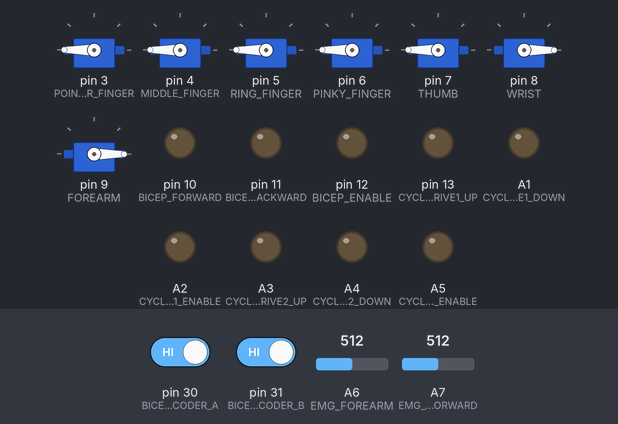
The sketch below on a simulated Arduino Mega 2560, built with avr-gcc and run on an emulated ATmega2560. Shown: 7 × servo, output pins drawn as LEDs (lit = HIGH). The inputs (shaded band) are chosen by the test bench; at power-on: A6 (EMG_FOREARM) = 512, pin 30 (BICEP_ENCODER_A) HIGH, pin 31 (BICEP_ENCODER_B) HIGH, A7 (EMG_BICEP_FORWARD) = 512.

Above: at 1.2 s.
1.3 s: A6 (EMG_FOREARM) set to 106
2.8 s: A6 (EMG_FOREARM) set to 91
At 4.2 s:
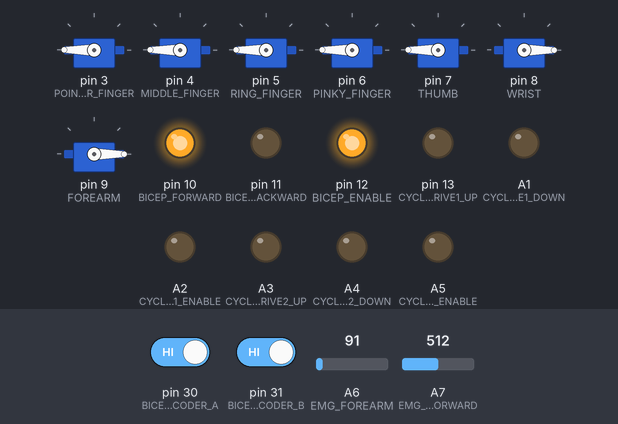
Timing chart, 0 to 5.8 s (numbered marks = the images above; inputs shaded):
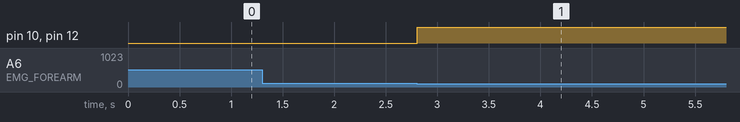

The sketch:

ProstheticArmCode.ino
```cpp
#include <Servo.h>

Servo POINTER_FINGER;
Servo MIDDLE_FINGER;
Servo RING_FINGER;
Servo PINKY_FINGER;
Servo THUMB;
Servo WRIST;
Servo FOREARM;
#define BICEP_FORWARD 10
#define BICEP_BACKWARD 11
#define BICEP_ENABLE 12
#define CYCLOID_DRIVE1_UP 13
#define CYCLOID_DRIVE1_DOWN A1
#define CYCLOID_DRIVE1_ENABLE A2
#define CYCLOID_DRIVE2_UP A3
#define CYCLOID_DRIVE2_DOWN A4
#define CYCLOID_DRIVE2_ENABLE A5
#define EMG_FOREARM A6
#define EMG_BICEP_FORWARD A7
#define EMG_BICEP_BACKWARD A8
#define EMG_SHOULDER_UP A9
#define EMG_SHOULDER_DOWN A10
#define BICEP_ENCODER_A 30
#define BICEP_ENCODER_B 31
#define CYCLOID_DRIVE1_ENCODER_A 32
#define CYCLOID_DRIVE1_ENCODER_B 33
#define CYCLOID_DRIVE2_ENCODER_A 34
#define CYCLOID_DRIVE2_ENCODER_B 35

double bicep_encoder_degree = 0.0;
double cycloid_drive1_encoder_degree = 0.0;
double cycloid_drive2_encoder_degree = 0.0;

int prev_bicep_pulse = 0;
int prev_cycloid_drive1_pulse = 0;
int prev_cycloid_drive2_pulse = 0;


void setup() {
  POINTER_FINGER.attach(3);
  MIDDLE_FINGER.attach(4);
  RING_FINGER.attach(5);
  PINKY_FINGER.attach(6);
  THUMB.attach(7);
  WRIST.attach(8);
  FOREARM.attach(9);
  pinMode(BICEP_FORWARD, OUTPUT);
  pinMode(BICEP_BACKWARD, OUTPUT);
  pinMode(BICEP_ENABLE, OUTPUT);
  pinMode(CYCLOID_DRIVE1_UP, OUTPUT);
  pinMode(CYCLOID_DRIVE1_DOWN, OUTPUT);
  pinMode(CYCLOID_DRIVE1_ENABLE, OUTPUT);
  pinMode(CYCLOID_DRIVE2_UP, OUTPUT);
  pinMode(CYCLOID_DRIVE2_DOWN, OUTPUT);
  pinMode(CYCLOID_DRIVE2_ENABLE, OUTPUT);

  pinMode(BICEP_ENCODER_A, INPUT_PULLUP);
  pinMode(BICEP_ENCODER_B, INPUT_PULLUP);
  pinMode(CYCLOID_DRIVE1_ENCODER_A, INPUT_PULLUP);
  pinMode(CYCLOID_DRIVE1_ENCODER_B, INPUT_PULLUP);
  pinMode(CYCLOID_DRIVE2_ENCODER_A, INPUT_PULLUP);
  pinMode(CYCLOID_DRIVE2_ENCODER_B, INPUT_PULLUP);


  POINTER_FINGER.write(0);
  MIDDLE_FINGER.write(0);
  RING_FINGER.write(0);
  PINKY_FINGER.write(0);
  THUMB.write(0);
  WRIST.write(0);
  FOREARM.write(0);
  digitalWrite(BICEP_ENABLE, LOW);
  digitalWrite(CYCLOID_DRIVE1_ENABLE, LOW);
  digitalWrite(CYCLOID_DRIVE2_ENABLE, LOW);
}

void loop() {
  write_hand(0);
  digitalWrite(BICEP_ENABLE, LOW);
  digitalWrite(CYCLOID_DRIVE1_ENABLE, LOW);
  digitalWrite(CYCLOID_DRIVE2_ENABLE, LOW);

  while(analogRead(EMG_FOREARM)>100){
    write_hand(180);
    delay(10);
  }

  while(analogRead(EMG_BICEP_FORWARD)>100 && bicep_encoder_degree<225){
    int* encoderData = getDegreeChange(prev_bicep_pulse, digitalRead(BICEP_ENCODER_A), digitalRead(BICEP_ENCODER_B));
    bicep_encoder_degree += encoderData[0] * 360.0/300;
    prev_bicep_pulse = encoderData[1];
    digitalWrite(BICEP_FORWARD, HIGH);
    digitalWrite(BICEP_BACKWARD, LOW);
    digitalWrite(BICEP_ENABLE, HIGH);
    delay(10);
  }

  while(analogRead(EMG_BICEP_BACKWARD)>100 && bicep_encoder_degree>0){
    int* encoderData = getDegreeChange(prev_bicep_pulse, digitalRead(BICEP_ENCODER_A), digitalRead(BICEP_ENCODER_B));
    bicep_encoder_degree += encoderData[0] * 360.0/300;
    prev_bicep_pulse = encoderData[1];    digitalWrite(BICEP_FORWARD, LOW);
    digitalWrite(BICEP_BACKWARD, HIGH);
    digitalWrite(BICEP_ENABLE, HIGH);
    delay(10);
  }

  while(analogRead(EMG_SHOULDER_UP)>100 && cycloid_drive1_encoder_degree<180){
    int* encoderData = getDegreeChange(prev_cycloid_drive1_pulse, digitalRead(CYCLOID_DRIVE1_ENCODER_A), digitalRead(CYCLOID_DRIVE1_ENCODER_B));
    cycloid_drive1_encoder_degree += encoderData[0] * 360.0/300;
    prev_cycloid_drive1_pulse = encoderData[1];
    digitalWrite(CYCLOID_DRIVE1_UP, HIGH);
    digitalWrite(CYCLOID_DRIVE1_DOWN, LOW);
    digitalWrite(CYCLOID_DRIVE1_ENABLE, HIGH);
    delay(10);
  }

  while(analogRead(EMG_SHOULDER_DOWN)>100 && cycloid_drive1_encoder_degree>0){
    int* encoderData = getDegreeChange(prev_cycloid_drive1_pulse, digitalRead(CYCLOID_DRIVE1_ENCODER_A), digitalRead(CYCLOID_DRIVE1_ENCODER_B));
    cycloid_drive1_encoder_degree += encoderData[0] * 360.0/300;
    prev_cycloid_drive1_pulse = encoderData[1];    digitalWrite(CYCLOID_DRIVE1_UP, LOW);
    digitalWrite(CYCLOID_DRIVE1_UP, LOW);
    digitalWrite(CYCLOID_DRIVE1_DOWN, HIGH);
    digitalWrite(CYCLOID_DRIVE1_ENABLE, HIGH);
    delay(10);
  }

}

int* getDegreeChange(int prev, int a, int b){
  int output[2];
  int curr = 0;
  if(a==1 && b==1) curr = 3;
  if(a==1 && b==0) curr = 2;
  if(a==0 && b==1) curr = 1;
  if(prev == 0 && curr == 3) output[0]= -1;
  if(prev == 3 && curr == 0) output[0]= 1;
  output[0] = curr-prev;
  output[1] = curr;
  return output;
}

void write_hand(int x){
  POINTER_FINGER.write(x);
  MIDDLE_FINGER.write(x);
  RING_FINGER.write(x);
  PINKY_FINGER.write(x);
  THUMB.write(x);
}
```

Measured:
- the behaviour switches between 101 and 100 on A6 (EMG_FOREARM) (found by bisection; images 0 and 1)
- after the input at 1.3 s, every drawn part: stays the same
- after the input at 2.8 s, pin 10 (BICEP_FORWARD), pin 12 (BICEP_ENABLE): LOW → HIGH at once
